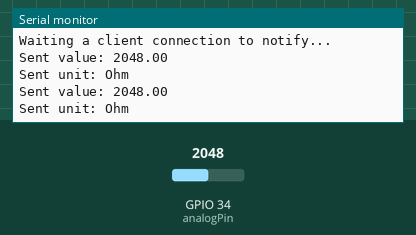
Simulated run of this sketch. Board: ESP32. Parts: the last lines printed to the serial monitor. Inputs (shaded band) come from the test bench; at power-on: GPIO 34 (analogPin) = 2048. Nothing arrives over Bluetooth unless stated; a phone connects over Bluetooth LE 3 s after start.

Above: at 10.8 s.
10.9 s: GPIO 34 (analogPin) set to 2866
At 16.4 s:
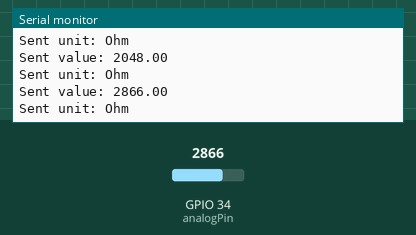
18.4 s: GPIO 34 (analogPin) set to 3603
At 21.5 s:
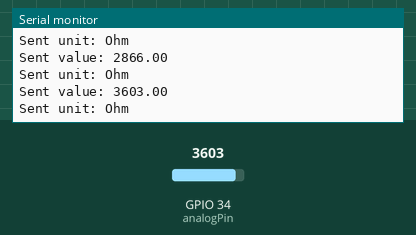
Timing chart, 0 to 23.0 s (numbered marks = the images above; inputs shaded):
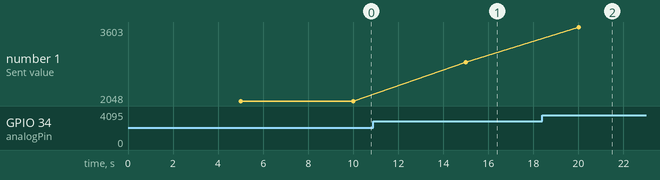

Measured:
- after the input at 10.9 s, the serial monitor: prints a new line after 4.1 s (image 1)
- after the input at 18.4 s, the serial monitor: prints a new line after 1.6 s (image 2)
- plotted number 1: 2048 → 2866 after the input at 10.9 s, 2866 → 3603 after the input at 18.4 s

The sketch:

ble_server.ino
```cpp
#include <BLEDevice.h>
#include <BLEServer.h>
#include <BLEUtils.h>
#include <BLE2902.h>


//BLE server name
#define bleServerName "Emme_Meter"
#define analogPin 34

double value;
String unitBuff="";

// Timer variables
unsigned long lastTime = 0;
unsigned long timerDelay = 5000;

bool deviceConnected = false;

// See the following for generating UUIDs:
// https://www.uuidgenerator.net/
#define SERVICE_UUID "91bad492-b950-4226-aa2b-4ede9fa42f59"

//value Characteristic and Descriptor
BLECharacteristic valueAnalogCharacteristics("ca73b3ba-39f6-4ab3-91ae-186dc9577d99", BLECharacteristic::PROPERTY_NOTIFY);
BLEDescriptor valueAnalogDescriptor(BLEUUID((uint16_t)0x2902));

//unit charcterristics and descriptor
BLECharacteristic unitAnalogCharacteristics("f78ebbff-c8b7-4107-93de-889a6a06d408", BLECharacteristic::PROPERTY_NOTIFY);
BLEDescriptor unitAnalogDescriptor(BLEUUID((uint16_t)0x2902));

//Setup callbacks onConnect and onDisconnect
class MyServerCallbacks: public BLEServerCallbacks {
  void onConnect(BLEServer* pServer) {
    deviceConnected = true;
  };
  void onDisconnect(BLEServer* pServer) {
    deviceConnected = false;
  }
};


void setup() {
  // Start serial communication
  Serial.begin(115200);

  // Init BME Sensor

  // Create the BLE Device
  BLEDevice::init(bleServerName);

  // Create the BLE Server
  BLEServer *pServer = BLEDevice::createServer();
  pServer->setCallbacks(new MyServerCallbacks());

  // Create the BLE Service
  BLEService *emmeService = pServer->createService(SERVICE_UUID);

  // Create BLE Characteristics and Create a BLE Descriptor

 //below is the BLE char and descriptor for value
  emmeService->addCharacteristic(&valueAnalogCharacteristics);
  valueAnalogDescriptor.setValue("Meter value");
  valueAnalogCharacteristics.addDescriptor(&valueAnalogDescriptor);

 //below is the BLE char and descriptor for unit
  emmeService->addCharacteristic(&unitAnalogCharacteristics);
  unitAnalogDescriptor.setValue("Meter unit");
  unitAnalogCharacteristics.addDescriptor(&unitAnalogDescriptor);


  // Start the service
  emmeService->start();
  // Start advertising
  BLEAdvertising *pAdvertising = BLEDevice::getAdvertising();
  pAdvertising->addServiceUUID(SERVICE_UUID);
  pServer->getAdvertising()->start();
  Serial.println("Waiting a client connection to notify...");
}

void loop() {

    if (((millis() - lastTime) > timerDelay) && deviceConnected) {
      // Read analog value
      value = analogRead(34);
      unitBuff= "Ohm";
      static char valueBuff[6];
      dtostrf(value, 6, 2, valueBuff);
      //Set value Characteristic value and notify connected client
      valueAnalogCharacteristics.setValue(valueBuff);
      valueAnalogCharacteristics.notify();
      Serial.print("Sent value: ");
      Serial.println(value);

      //set unit characteriestic below
      unitAnalogCharacteristics.setValue(unitBuff);
      unitAnalogCharacteristics.notify();
      Serial.print("Sent unit: ");
      Serial.println(unitBuff);

      //send broadcast every timerdelay interval
      lastTime = millis();
    }
}
```
